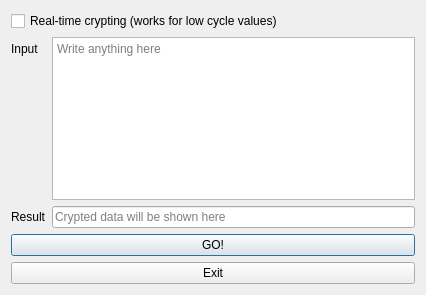
<?xml version="1.0" encoding="UTF-8"?>
<ui version="4.0">
 <class>StrOperations</class>
 <widget class="QDialog" name="StrOperations">
  <property name="geometry">
   <rect>
    <x>0</x>
    <y>0</y>
    <width>426</width>
    <height>295</height>
   </rect>
  </property>
  <property name="windowTitle">
   <string>Dialog</string>
  </property>
  <layout class="QVBoxLayout" name="verticalLayout">
   <item>
    <widget class="QCheckBox" name="realTime">
     <property name="text">
      <string>Real-time crypting (works for low cycle values)</string>
     </property>
    </widget>
   </item>
   <item>
    <layout class="QFormLayout" name="formLayout">
     <item row="1" column="1">
      <widget class="QLineEdit" name="stringOutput">
       <property name="readOnly">
        <bool>true</bool>
       </property>
       <property name="placeholderText">
        <string>Crypted data will be shown here</string>
       </property>
      </widget>
     </item>
     <item row="1" column="0">
      <widget class="QLabel" name="label">
       <property name="text">
        <string>Result</string>
       </property>
      </widget>
     </item>
     <item row="0" column="0">
      <widget class="QLabel" name="label_2">
       <property name="text">
        <string>Input</string>
       </property>
      </widget>
     </item>
     <item row="0" column="1">
      <widget class="QTextEdit" name="stringInput">
       <property name="placeholderText">
        <string>Write anything here</string>
       </property>
      </widget>
     </item>
    </layout>
   </item>
   <item>
    <widget class="QPushButton" name="cryptButton">
     <property name="text">
      <string>GO!</string>
     </property>
    </widget>
   </item>
   <item>
    <widget class="QPushButton" name="exitBtn">
     <property name="text">
      <string>Exit</string>
     </property>
    </widget>
   </item>
  </layout>
 </widget>
 <resources/>
 <connections/>
</ui>
